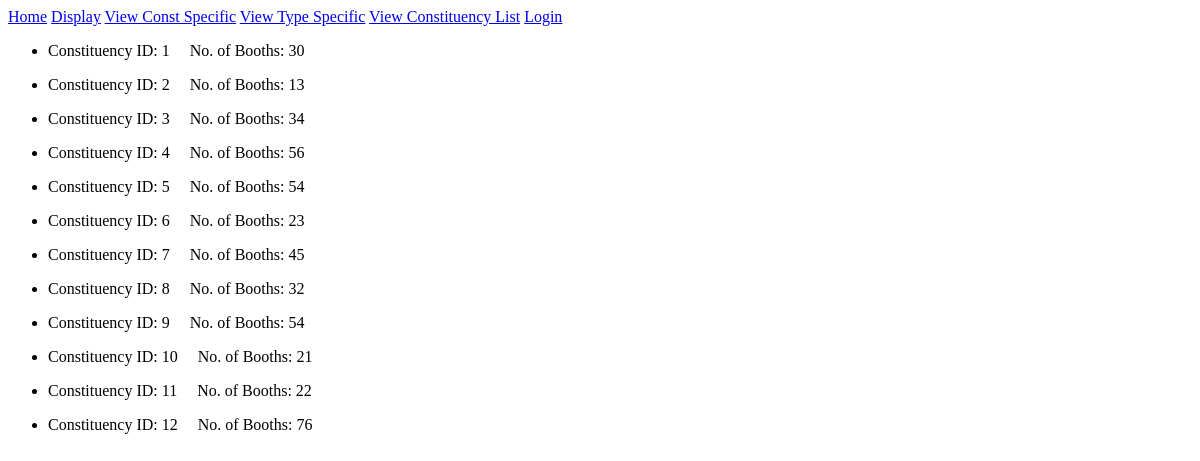
Before: /accounts/constituency_list/ with the older database file.
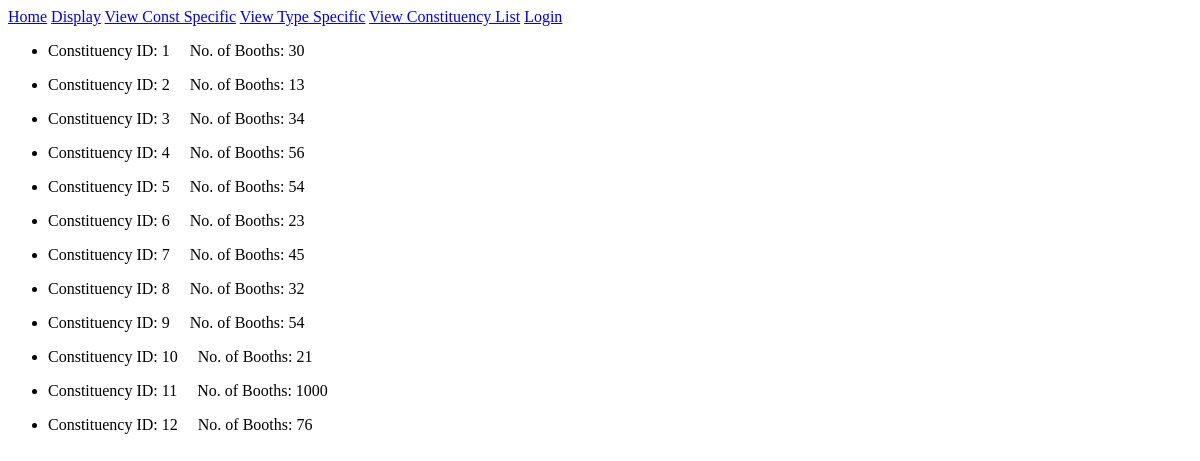
After: the same page with the newer database file.
### accounts/models.py (models this page shows, shortened)
class Constituency(models.Model):
    id = models.PositiveIntegerField(primary_key=True)
    booth = models.PositiveIntegerField(default=0)

### accounts/views.py (the view)
# urls.py: path('constituency_list/', views.ConstituencyList.as_view(), name = 'constituency_list'),
class ConstituencyList(generic.ListView):
    model = models.Constituency
    template_name = "accounts/constituency_list.html"

### accounts/context_processors.py (called while the page is built)
def GovList(request):
    id_list = [u['user'] for u in acc_models.GovUser.objects.all().values('user')]
    govname_list=[]
    for num in id_list:
        temp = User.objects.get(id__iexact = num)
        temp_name = temp.username
        govname_list.append(temp_name)
    return {'govname_list':govname_list}

### accounts/templates/accounts/constituency_list.html (shortened to what this page needs)
{% extends 'base.html' %}
{% block content %}
	<ul>
		{% for const in constituency_list %}
			<li>
				<p>Constituency ID: {{const.id}} &nbsp; &nbsp; No. of Booths: {{const.booth}}</p>
			</li>
		{% endfor %}
	</ul>
{% endblock %}

Changed rows visible on the page:
changed Constituency id 11: booth "22" → "1000"
